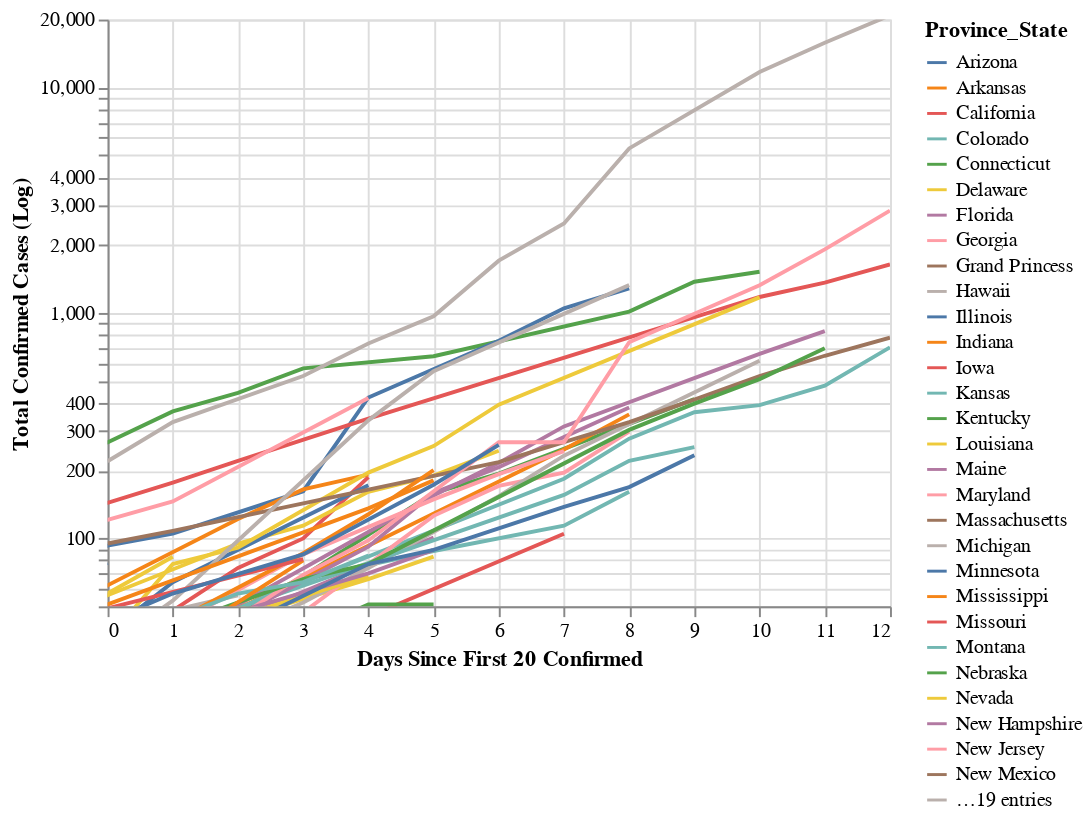

Notebook cell for this chart:
### Code cell
chart = alt.Chart(cases_usa).mark_line().encode(
        x = alt.X("Days from M",scale=alt.Scale(domain=(0,12)), title = "Days Since First 20 Confirmed"),
        y = alt.Y("Confirmed",aggregate="sum",title="Total Confirmed Cases (Log)", scale=alt.Scale(type='log',domain=(50,20000))),
    color = alt.Color("Province_State")
)
chart.interactive()

### Figure 1 — Vega-Lite specification as saved in the notebook (floating-point values rounded to 4 significant figures; data arrays with more than 128 entries replaced by an {"elided": "..."} marker saying what was removed)
{"config": {"view": {"continuousWidth": 400, "continuousHeight": 300}}, "data": {"name": "data-b18da9072d7d686604ec6282338c55d0"}, "mark": "line", "encoding": {"color": {"type": "nominal", "field": "Province_State"}, "x": {"type": "quantitative", "field": "Days from M", "scale": {"domain": [0, 12]}, "title": "Days Since First 20 Confirmed"}, "y": {"type": "quantitative", "aggregate": "sum", "field": "Confirmed", "scale": {"domain": [50, 20000], "type": "log"}, "title": "Total Confirmed Cases (Log)"}}, "selection": {"selector003": {"type": "interval", "bind": "scales", "encodings": ["x", "y"]}}, "$schema": "https://vega.github.io/schema/vega-lite/v4.0.2.json", "datasets": {"data-b18da9072d7d686604ec6282338c55d0": {"elided": "385 records"}}}
